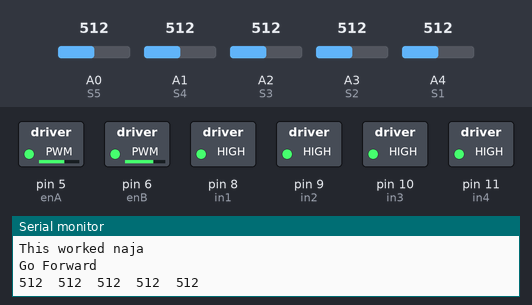
A sketch run on a simulated Arduino Uno, built with avr-gcc and run on an emulated ATmega328P. Shown: switched loads named in the sketch (green lamp = pin HIGH), the last lines printed to the serial monitor. Dashed ring = blinking. The test bench sets the inputs (shaded band); at power-on: A0 (S5) = 512, A3 (S2) = 512, A1 (S4) = 512, A4 (S1) = 512, A2 (S3) = 512.

Above: at 1.2 s.
1.3 s: A0 (S5) set to 491
At 2.6 s:
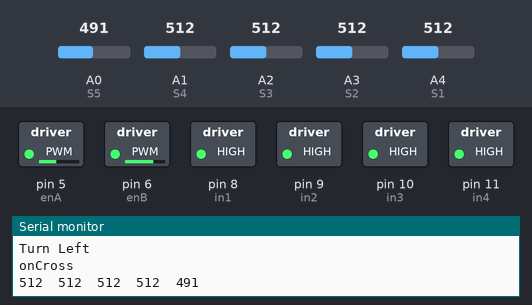
4.3 s: A0 (S5) set to 510
At 5.6 s:
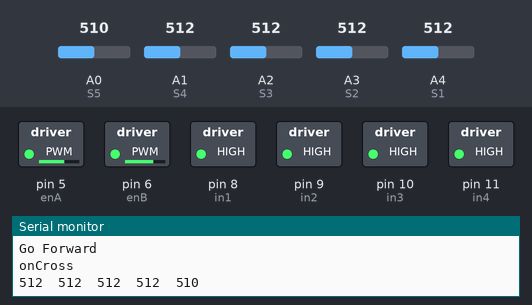
7.3 s: A3 (S2) set to 484
At 8.2 s:
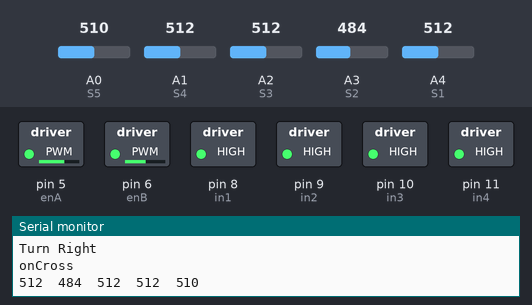
10.3 s: A0 (S5) set to 490
At 11.6 s:
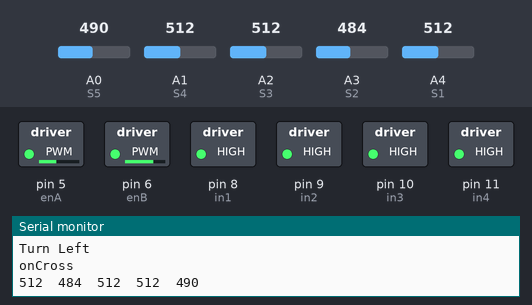
13.3 s: A1 (S4) set to 490
At 13.9 s:
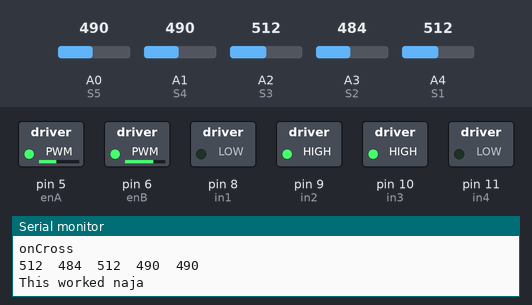
16.3 s: A4 (S1) set to 489
At 17.0 s:
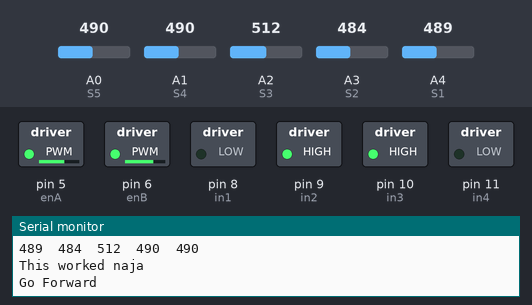
Timing chart, 0 to 19.3 s (numbered marks = the images above; inputs shaded):
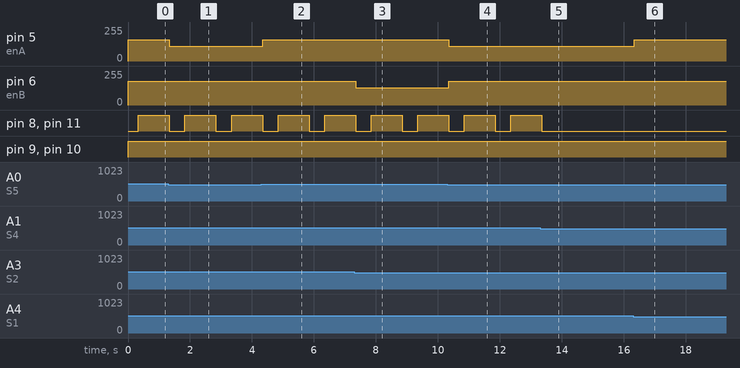

Measured:
- the behaviour switches between 501 and 500 on A0 (S5) (found by bisection; images 0 and 1)
- the behaviour switches between 501 and 500 on A3 (S2) (found by bisection; images 2 and 3)
- the behaviour switches between 501 and 500 on A4 (S1) (found by bisection; images 5 and 6)
- after the input at 1.3 s, pin 5 (enA): 160/255 → 110/255 at once
- after the input at 4.3 s, pin 5 (enA): 110/255 → 160/255 at once
- after the input at 7.3 s, pin 6 (enB): 180/255 → 130/255 after 0.05 s
- after the input at 10.3 s, pin 5 (enA): 160/255 → 110/255 after 0.05 s; pin 6 (enB): 130/255 → 180/255 after 0.05 s
- after the input at 13.3 s, pin 8 (in1), pin 11 (in4): goes on until 13.4 s, then stays LOW
- after the input at 16.3 s, pin 5 (enA): 110/255 → 160/255 at once

The sketch:

RobotCar.ino
```cpp
#define echo 12
#define trig 13

#define enA 5
#define in1 8
#define in2 9
#define enB 6
#define in3 10
#define in4 11

#define S1 A4
#define S2 A3
#define S3 A2
#define S4 A1
#define S5 A0

int blackValue = 500;
#define North 0
#define East 1
#define South 2
#define West 3

int sensorValues[5];
int sensorBlack[5] = {0,0,0,0,0};

#define startX 0
#define startY 5

int duration, distance;

int grid[6][6] = {// 0 = CrossLines, 1 = paths, 2 = blackBoxs , 3 = Checkpoint , R = Robot
  {0,0,0,0,0,3},
  {0,0,0,0,0,0},
  {0,2,0,0,0,0},
  {0,0,0,0,2,0},
  {0,0,0,0,0,0},
  {'R',0,0,0,0,0},
};

bool onCross = true;

struct Cordinate {
  int xNow;
  int yNow;
  int direction;
};

#define leftSpeed 180
#define rightSpeed 160

Cordinate position = {startX,startY,North};

void setup() {
  pinMode(enA, OUTPUT);
  pinMode(in1, OUTPUT);
  pinMode(in2, OUTPUT);
  pinMode(enB, OUTPUT);
  pinMode(in3, OUTPUT);
  pinMode(in4, OUTPUT);
  pinMode(S1, INPUT);
  pinMode(S2, INPUT);
  pinMode(S3, INPUT);
  pinMode(S4, INPUT);
  pinMode(S5, INPUT);
  pinMode(echo, INPUT); //สั่งให้ขา echo ใช้งานเป็น input
  pinMode(trig, OUTPUT); //สั่งให้ขา trig ใช้งานเป็น output
  Serial.begin(9600);

}

void loop() {
  // // ForwardRight(200);
  // // BackwardLeft(200);

  readSensor();
  for(int i = 0; i < 5 ;i++){
    Serial.print(sensorValues[i]);
    Serial.print("\t");
  }
  Serial.println("");
  // delay(200);

  // Forward(150, 100);
  if(RobotOnCross() == 1){
    highBreak();
    delay(1000);
    Forward(leftSpeed, rightSpeed);
    delay(500);
    Serial.println("onCross");
  }
  else
  {
    Forward(leftSpeed,rightSpeed);
  }


}

// FUNCTIONABLE FUNCTION
void ultraSonic(){
  digitalWrite(trig, LOW);
  delayMicroseconds(5);
  digitalWrite(trig, HIGH);
  delayMicroseconds(5);
  digitalWrite(trig, LOW); //ใช้งานขา trig

  duration = pulseIn(echo, HIGH); //อ่านค่าของ echo เป็น microseconds แล้วนำมาหารให้เป็น centimeters
  distance = duration / 48.25; //คำนวณหาค่า centimeters
  Serial.print(distance); //แสดงค่าระยะเป็น centimeters
  Serial.print(" cm\n");
}

int RobotOnCross(){
  static unsigned long lastTime = 0;
  unsigned long now = millis();
  if (now - lastTime < 300) return 0; //FIX THIS

  readSensor();
  int count = 0;
  for(int i = 0 ; i < 5 ;i++){
    if(sensorValues[i] > blackValue)
    {
      sensorBlack[i] = 1;
    }
    else {
      sensorBlack[i] = 0;
    }
    if(sensorBlack[i] == 1)
    {
      count++;
    }
  }
  if(count >= 3){
    return 1;
  }
  else return 0;
}


void Forward(int SpeedL , int SpeedR){
  readSensor();
  Serial.println("This worked naja");
  int weight = 0;
  for (int i=0;i<5;i++) {
    sensorBlack[i] = (sensorValues[i] > blackValue) ? 1 : 0;
  }
  for(int i = 0; i < 5 ; i++)
  {
    if(sensorBlack[i] > 0)
    {
      weight += (i * 1000) - 2000;
    }
    sensorBlack[i] = 0;
  }
  if (weight > 0){
    ForwardRight(SpeedR);
    ForwardLeft(SpeedL - 50);
    Serial.println("Turn Right");
  }
  else if(weight < 0){
    ForwardRight(SpeedR - 50);
    ForwardLeft(SpeedL);
    Serial.println("Turn Left");
  }
  else{
    ForwardRight(SpeedR);
    ForwardLeft(SpeedL);
    Serial.println("Go Forward");
  }
}

void snapToLine() { //ใส่หลังจาก Turn
  unsigned long t0 = millis();
  while (millis() - t0 < 500) {
    readSensor();
    int b0 = (sensorValues[0] > blackValue);
    int b1 = (sensorValues[1] > blackValue);
    int b2 = (sensorValues[2] > blackValue);
    int b3 = (sensorValues[3] > blackValue);
    int b4 = (sensorValues[4] > blackValue);
    if (b2 && (b1 == b3)) break;
    Forward(110,110);
  }
  Forward(120,120);
  delay(100);
  lowBreak();
}

void turnLeft()
{
  position.direction = (position.direction + 3) % 4;
  BackwardLeft(150);
  ForwardRight(130);
  delay(300);
}

void turnRight()
{
  position.direction = (position.direction + 1) % 4;
  ForwardLeft(150);
  BackwardRight(130);
  delay(300);
}

void turnAround()
{
  position.direction = (position.direction + 2) % 4;
  ForwardLeft(150);
  BackwardRight(130);
  delay(600);
}

void changePosition() {
  if (position.direction == North) position.yNow++;
  else if (position.direction == South) position.yNow--;
  else if (position.direction == East)  position.xNow++;
  else if (position.direction == West)  position.xNow--;
}

void Backward(int SpeedL , int SpeedR){
  BackwardLeft(SpeedL);
  BackwardRight(SpeedR);
}
void readSensor()
{
  sensorValues[0] = analogRead(S1);
  sensorValues[1] = analogRead(S2);
  sensorValues[2] = analogRead(S3);
  sensorValues[3] = analogRead(S4);
  sensorValues[4] = analogRead(S5);
}

void ForwardRight(int Speed){
  //motor 1
  digitalWrite(in1, LOW);
  digitalWrite(in2, HIGH);
  analogWrite(enA, Speed);
}

void BackwardRight(int Speed){
  //motor 1
  digitalWrite(in1, HIGH);
  digitalWrite(in2, LOW);
  analogWrite(enA, Speed);
}

void BackwardLeft(int Speed){
  digitalWrite(in3, LOW);
  digitalWrite(in4, HIGH);
  analogWrite(enB, Speed);
}

void ForwardLeft(int Speed){
  digitalWrite(in3, HIGH);
  digitalWrite(in4, LOW);
  analogWrite(enB, Speed);
}

void lowBreak()
{
  digitalWrite(in1, LOW);
  digitalWrite(in2, LOW);
  digitalWrite(in3, LOW);
  digitalWrite(in4, LOW);
}

void highBreak()
{
  digitalWrite(in1, HIGH);
  digitalWrite(in2, HIGH);
  digitalWrite(in3, HIGH);
  digitalWrite(in4, HIGH);
}
```
